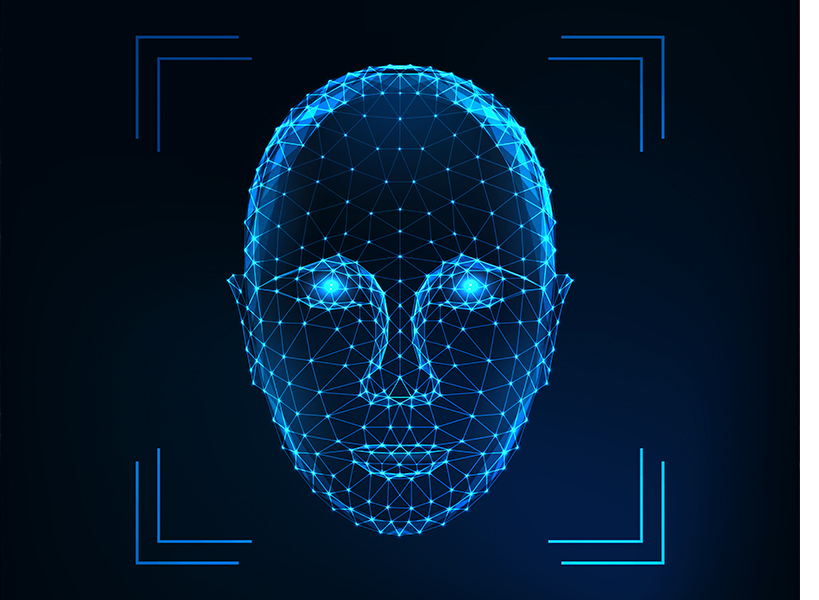
#> input picture FACE.png, 819 x 600 px, found by its file name; its folder holds only this picture in this run
$ python -i 'login and sign up.py'   (imports and definitions only)
#> lines starting #> are read from the running program, lines starting #| are printed output that depends on the picture
import tkinter as tk
from tkinter import messagebox, ttk
import sqlite3
import os
import cv2
import bcrypt
from PIL import Image, ImageTk
import re

# --- DATABASE SETUP ---
conn = sqlite3.connect("users.db")
cursor = conn.cursor()
# [18 lines not run here, left out]

current_user = {"username": None, "role": None}


# --- UTILS ---
def hash_password(password):
    return bcrypt.hashpw(password.encode('utf-8'), bcrypt.gensalt())


def verify_password(plain_password, hashed_password):
    return bcrypt.checkpw(plain_password.encode('utf-8'), hashed_password)


# --- USER DETAILS FORM ---
# [68 lines left out: functions user_details_form, launch_face_recognition, logout, not called in this run]


# --- LOGIN PAGE ---
def show_login_page():
    login_window = tk.Tk()
    login_window.title("Admin Login")
    login_window.geometry("900x500")

    style = ttk.Style(login_window)
    style.theme_use("clam")
    style.configure("Hover.TButton", background="green", foreground="white", font=("Times new roman", 12))
    style.map("Hover.TButton", background=[("active", "#228B22")])

    container = tk.Frame(login_window)
    container.pack(fill=tk.BOTH, expand=True)

    left_frame = tk.Frame(container, width=450, height=500)
    left_frame.grid(row=0, column=0, sticky="nsew")

    right_frame = tk.Frame(container, bg="Lightgray", width=450, height=500)
    right_frame.grid(row=0, column=1, sticky="nsew")

    container.grid_columnconfigure(0, weight=1)
    container.grid_columnconfigure(1, weight=1)
    container.grid_rowconfigure(0, weight=1)

    try:
        bg_img = Image.open(r"C:\Users\julie\Downloads\SmartFaceRecognition\assets\FACE.png")
#> bg_img is the input picture: PIL image 819x600 RGB; mean R, G, B 7.8, 31.2, 53.1
    except:
        bg_img = Image.new("RGB", (450, 500), "black")

    bg_img = bg_img.resize((450, 500), Image.Resampling.LANCZOS)
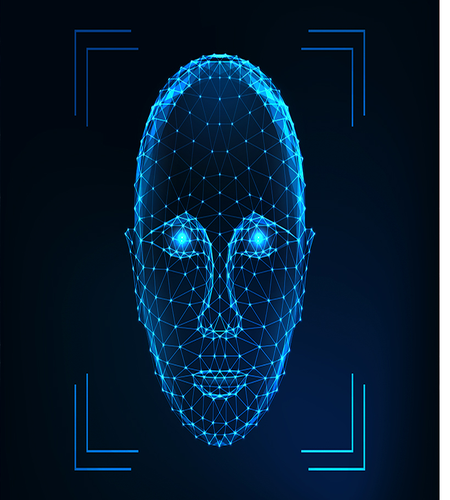
#> bg_img: PIL image 450x500 RGB; mean R, G, B 7.8, 31.2, 53.1

    bg_photo = ImageTk.PhotoImage(bg_img)
    bg_label = tk.Label(left_frame, image=bg_photo)
    bg_label.image = bg_photo
    bg_label.place(x=0, y=0, relwidth=1, relheight=1)

    tk.Label(left_frame, text="GROUP 13 SMART FACE RECOGNITION", fg="white", bg="black",
             font=("Arial", 14, "bold")).place(x=45, y=440)

    tk.Label(right_frame, text="Hi, welcome back", font=("Arial", 18, "bold"),
             bg="Lightgray", fg="green").pack(pady=(40, 5))
    tk.Label(right_frame, text="Please fill in your details to log in", font=("Times new roman", 10),
             bg="Lightgray").pack()

    form_frame = tk.Frame(right_frame, bg="Lightgray")
    form_frame.pack(pady=30)

    tk.Label(form_frame, text="Username", bg="Lightgray", font=("Times new roman", 10)).grid(row=0, column=0, sticky='w')
#> (the run stopped early here; a loop or call above may not have finished)
